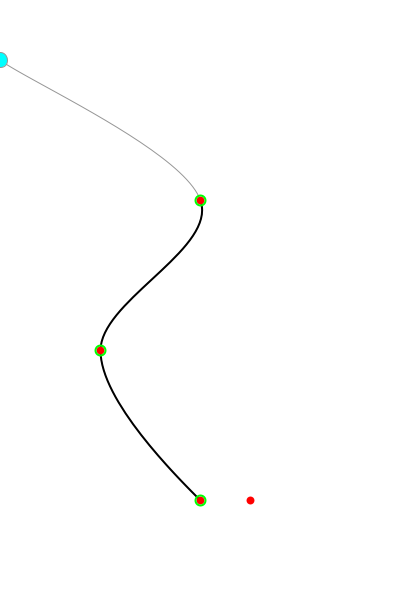
Frame 1 (no input)
Frame 60 (the mouse pressed at the canvas centre just before this capture): identical to frame 1, image omitted
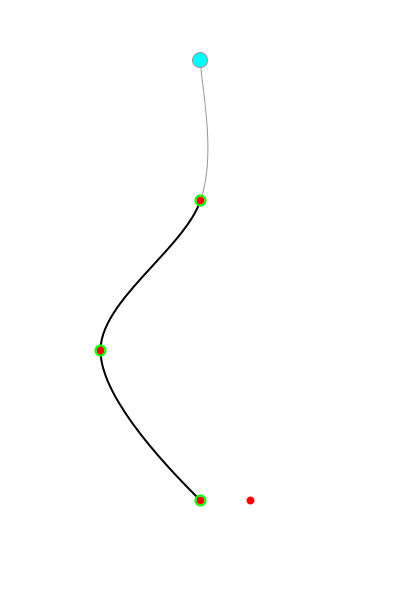
Frame 120 (the mouse held since frame 60 and released just before this capture)

The Processing sketch that drew these frames (run headless with seeded random() and noise(); from frame 60 on, the mouse is pressed at the canvas centre):

// Processing sketch: processing_32709
// ── processing_32709.pde

//by caitlin morris

/// example code demonstrating how the "invisible handle" vertex at the start
/// and end of curveVertex changes the shape of the overall curve
 
void setup() {
  size(400,600);
//  size(800,600);
}
 
void draw() {
 
  background(255);
   

  beginShape();
  
  // "invisible" line - shows up in pale gray
  stroke(150);
  strokeWeight(1);
    curveVertex(250,500);
    curveVertex(200,500);
    curveVertex(100,350);
    curveVertex(200,200);
   
  // ending vertex controlled by mouse position in X axis
   
  curveVertex(mouseX,60);
  curveVertex(mouseX,60);
   
  endShape();
 
  //this draws the little circle at the top of the line
  fill(0,255,255);
  ellipse(mouseX,60,15,15);
  println(mouseX+", 60");
  noFill();
  
  
  // "primary" / displayed line (this is what you'll actually see)
  stroke(0);
  strokeWeight(2);
 
  beginShape();
  curveVertex(250,500);
  curveVertex(200,500);
  curveVertex(100,350);
  curveVertex(200,200);
  curveVertex(mouseX,60);
  endShape();
  
  stroke(255,0,0);
  strokeWeight(8);
  noFill();
    point(250,500);
    point(200,500);
    point(100,350);
    point(200,200);
    //point(mouseX,60);
   
  // draw ellipses to display the points that the curve is based on
 
 
  stroke(0,255,0);
  strokeWeight(2);
  ellipse(200,500,10,10);
  ellipse(100,350,10,10);
  ellipse(200,200,10,10);
}


                
                                
